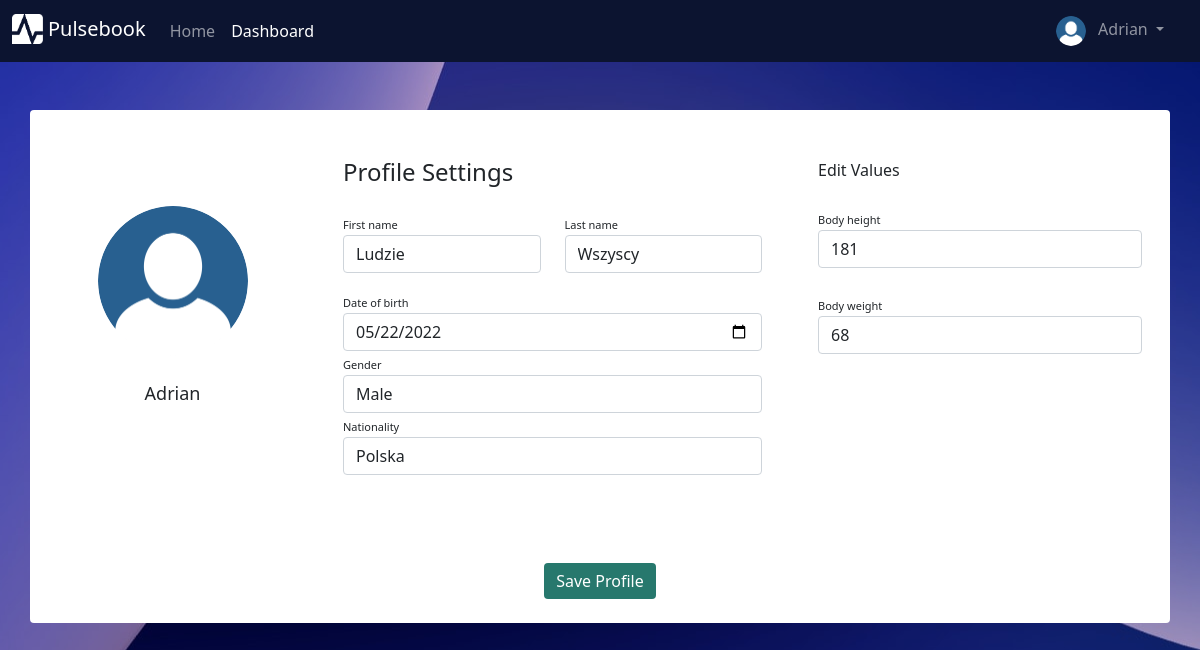
Page /profile (signed in) on the earlier database version.
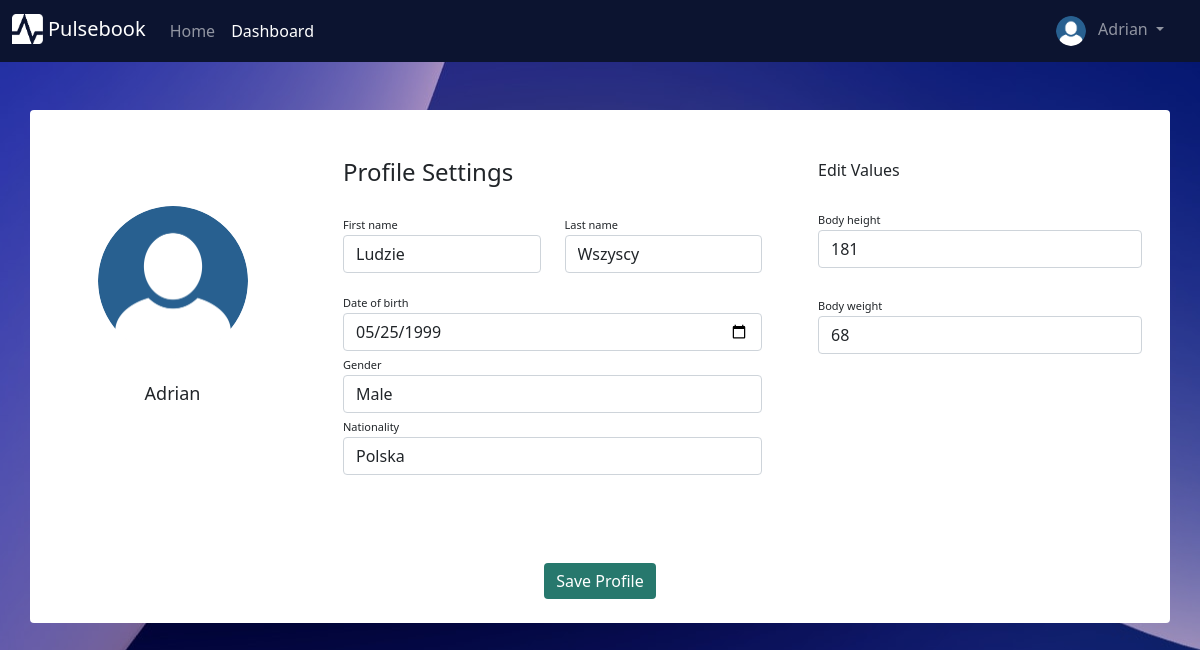
Same page on the later database version.
### testy/models.py (models this page shows, shortened)
class User(db.Model, UserMixin):
    __tablename__ = "users"
    id = db.Column(db.Integer, primary_key = True)
    username = db.Column(db.String(30), nullable = False, unique = True)
    email = db.Column(db.String(50), nullable = False, unique = True)
    passwordHash = db.Column(db.String(60), nullable = False)
    active = db.Column(db.Boolean(), nullable = False, default = True)
    roleId = db.Column(db.Integer, db.ForeignKey("roles.id", ondelete='CASCADE'), nullable=False)
    profileId = db.Column(db.Integer, db.ForeignKey("profiles.id", ondelete='CASCADE'), nullable=False)
    deviceId = db.Column(db.Integer, db.ForeignKey("devices.id", ondelete='CASCADE'), nullable=True)
    @property
    def password(self):
        return self.passwordHash

class UserProfile(db.Model):
    __tablename__ = "profiles"
    id = db.Column(db.Integer, primary_key=True)
    first_name = db.Column(db.String(30))
    last_name = db.Column(db.String(30))
    date_of_birth = db.Column(db.Date)
    age = db.Column(db.Integer)
    gender = db.Column(db.String(6))
    nationality = db.Column(db.String(30))
    avatarName = db.Column(db.String(30))
    height = db.Column(db.Integer)
    weight = db.Column(db.Integer)
    user = db.relationship('User', backref=db.backref('profiles'))
    @property
    def dob(self):
        return self.date_of_birth

### testy/routes.py (the view, shortened to what this page needs)
@app.route("/profile", methods=['GET', 'POST'])
def profile_page():
    if current_user.is_authenticated:
        form = ProfileForm()
        currentProfile = UserProfile.query.filter_by(id=current_user.profileId).first()
        form.first_name.data = currentProfile.first_name
        form.last_name.data = currentProfile.last_name
        form.date_of_birth.data = currentProfile.date_of_birth
        form.gender.data = currentProfile.gender
        form.nationality.data = currentProfile.nationality
        form.height.data = currentProfile.height
        form.weight.data = currentProfile.weight
        return render_template("profile.html", form=form)
    return redirect(url_for("home_page"))

### testy/forms.py (shortened to what this page needs)
class ProfileForm(FlaskForm):
    first_name = StringField(label="First name", validators=[DataRequired(message='Can\'t be blank')])
    last_name = StringField(label="Last name", validators=[DataRequired()])
    date_of_birth = DateField(label="Date of birth", validators=[DataRequired()])
    gender = StringField(label="Gender", validators=[DataRequired()])
    nationality = StringField(label="Nationality", validators=[DataRequired()])
    height = IntegerField(label="Height", validators=[DataRequired()])
    weight = IntegerField(label="Weight", validators=[DataRequired()])
    submit = SubmitField(label = "Save Profile")

### testy/models.py (called while the page is built)
@login_manager.user_loader
def load_user(userId):
    return User.query.get(int(userId))

### testy/templates/profile.html (shortened to what this page needs)
{% extends "base.html" %}
{% block content %}
<link rel="stylesheet" href="{{ url_for('static', filename='styles/profilepage.css') }}">
<form class="container rounded bg-white mt-5 mb-5" method="POST">
    <div class="row">
        <div class="col-md-3 border-right">
            <div class="d-flex flex-column align-items-center text-center p-3 py-5"><img class="rounded-circle mt-5" width="150px" src="/static/images/avatar0.png"><br><span class="typeuser1">{{ current_user.username }}</span></div>
        </div>
        <div class="col-md-5 border-right">
            <div class="p-3 py-5">
                <div class="d-flex justify-content-between align-items-center mb-3">
                    <h4 class="text-right">Profile Settings</h4>
                </div>
                <div class="row mt-2">
                    <div class="col-md-6"><label class="labels">First name</label>{{ form.first_name(placeholder="First name", class_="form-control") }}</div>
                    <div class="col-md-6"><label class="labels">Last name</label>{{ form.last_name(placeholder="Last name", class_="form-control") }}</div>
                </div>
                <div class="row mt-3">
                    <div class="col-md-12"><label class="labels">Date of birth</label>{{ form.date_of_birth(placeholder="Date of birth", class_="form-control") }}</div>
                    <div class="col-md-12"><label class="labels">Gender</label>{{ form.gender(placeholder="Gender", class_="form-control") }}</div>
                    <div class="col-md-12"><label class="labels">Nationality</label>{{ form.nationality(placeholder="Nationality", class_="form-control") }}</div>
                </div>
            </div>
        </div>
        <div class="col-md-4">
            <div class="p-3 py-5">
                 <div class="d-flex justify-content-between align-items-center experience"><span>Edit Values</span></div><br>
                <div class="col-md-12"><label class="labels">Body height</label>{{ form.height(placeholder="Height[cm]", class_="form-control") }}</div> <br>
                <div class="col-md-12"><label class="labels">Body weight</label>{{ form.weight(placeholder="Weight[kg]", class_="form-control") }}</div>
            </div>
        </div>
            <div class="mt-4 text-center pb-4">{{ form.submit(class_="btn btn-primary profile-button") }}</div>
        <br>
    </div>
</form>
{% endblock %}

### testy/templates/base.html (shortened to what this page needs)
<!doctype html>
<html lang="en">
  <head>
    <link href="https://cdn.jsdelivr.net/npm/bootstrap@5.0.2/dist/css/bootstrap.min.css" rel="stylesheet">
    <link rel="stylesheet" type="text/css" href="/static/styles/mainpage.css">
    <link rel="stylesheet" href="https://cdnjs.cloudflare.com/ajax/libs/font-awesome/6.1.1/css/all.min.css">
  </head>
  <body>
    <nav class="navbar navbar-expand-sm navbar-dark fixed-top" height="20" style="background-color: #0c1430;">
      <div class="container-fluid">
        <div class="mx-auto order-0">
          <a class="navbar-brand" href="/">
            <img src="/static/images/pulselogo0.png"  alt="" height="30" class="d-inline-block mb-1">
            Pulsebook
          </a>
        </div>
        <div class="navbar-collapse collapse order-1 dual-collapse2">
            <ul class="navbar-nav">
              <li class="nav-item">
                <a class="nav-link" aria-current="page" href="/">Home</a>
              </li>
              {% if current_user.is_authenticated %}
              <li class="nav-item">
                <a class="nav-link active" href="/dashboard">Dashboard</a>
              </li>
              {% endif %}
            </ul>
        </div>
        {% if current_user.is_authenticated %}
        <div class="navbar-collapse collapse order-2 dual-collapse2">
            <ul class="navbar-nav ms-auto">
              <li class="nav-item dropdown no-arrow me-3">
                <a class="nav-link dropdown-toggle ms-2" href="#" id="userDropdown" role="button"
                    data-bs-toggle="dropdown" aria-haspopup="true" aria-expanded="false">
                    <img class="img-profile rounded-circle" src="/static/images/avatar0.png" height="30">
                    <span class="ps-2">{{ current_user.username }}</span>
                </a>
              </li>
            </ul>
        </div>
        {% endif %}
      </div>
    </nav>
    {% block content %}
    {% endblock %}
  </body>
</html>

### testy/static/styles/mainpage.css (style rules this page uses)
.navbar { position: sticky; top: 0; }

### testy/static/styles/profilepage.css (style rules this page uses)
body { background-color: #c7c7c7; background-image: url('/static/images/waveblue.jpg'); background-repeat: no-repeat; background-position: center; background-blend-mode: multiply; }
.profile-button { background: rgb(39, 120, 109); box-shadow: none; border: none }
.labels { font-size: 11px }
.typeuser1 { font-size: 18px; }

Differences in the rows shown:
changed UserProfile "Ludzie": date_of_birth "05/22/2022" → "05/25/1999"
